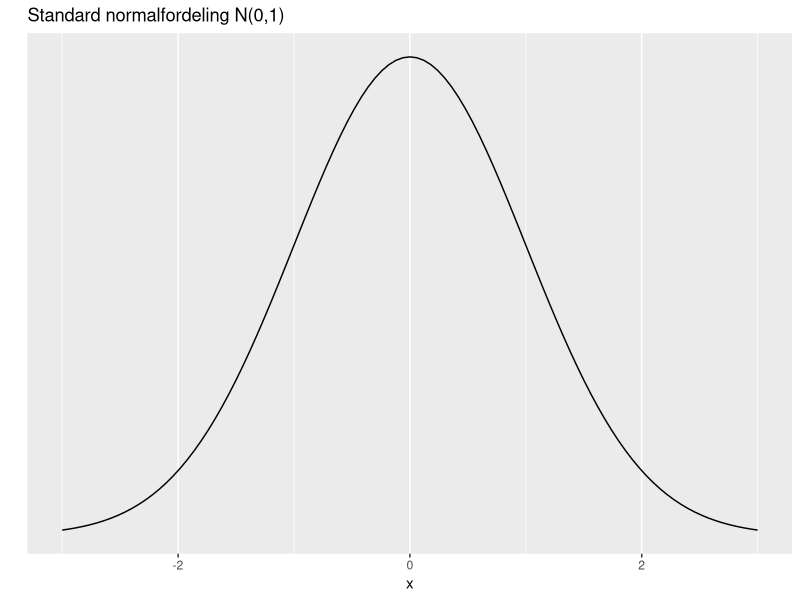
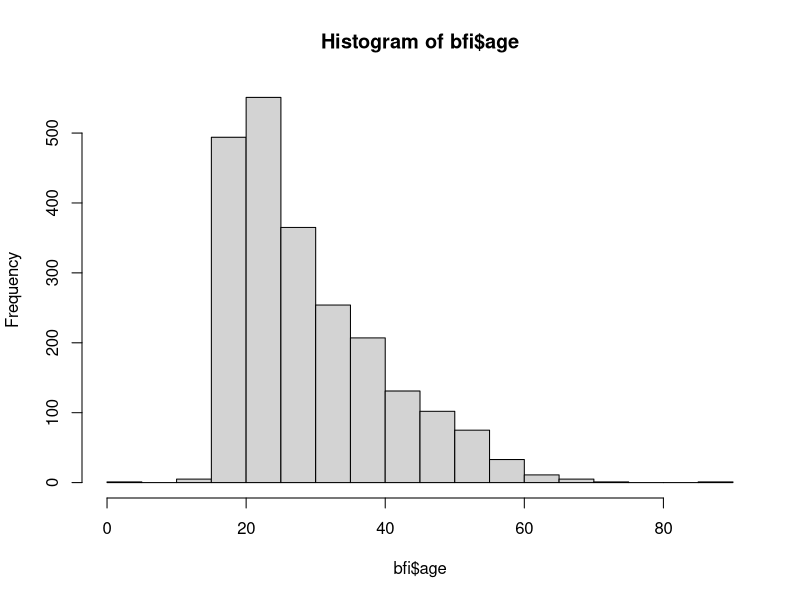
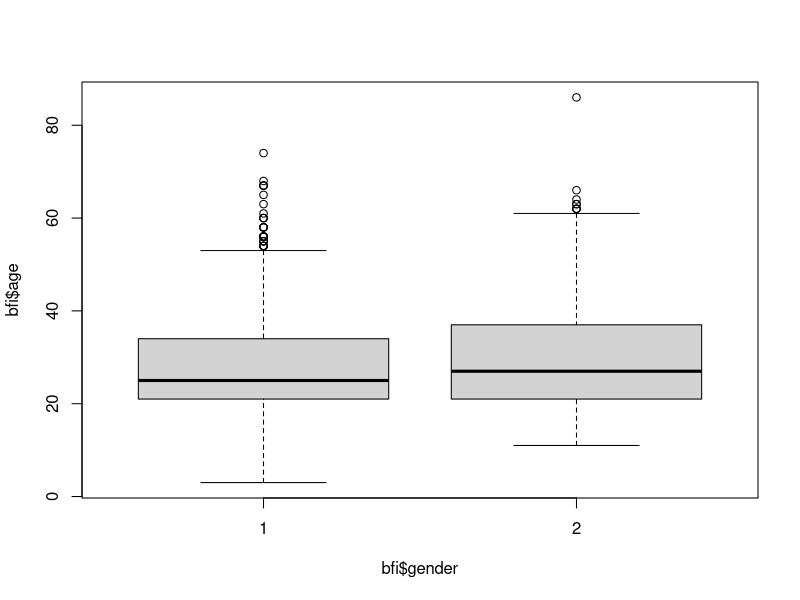
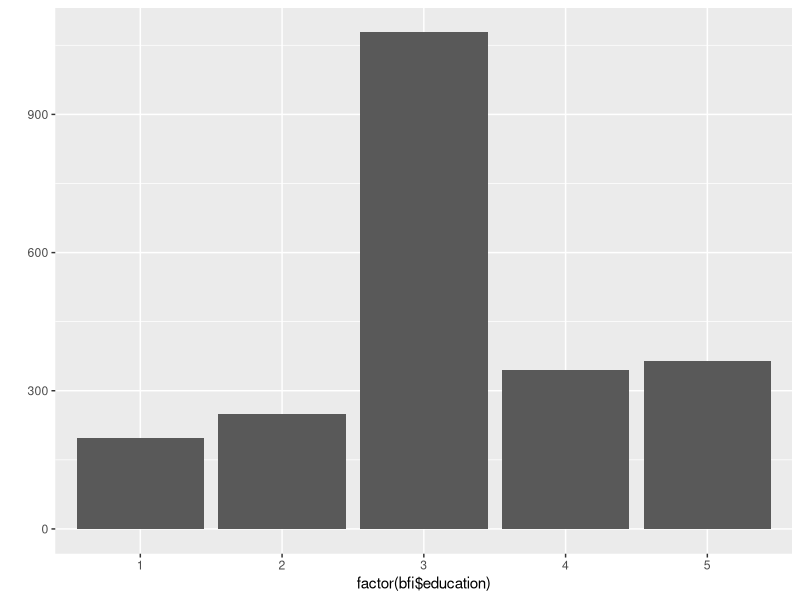
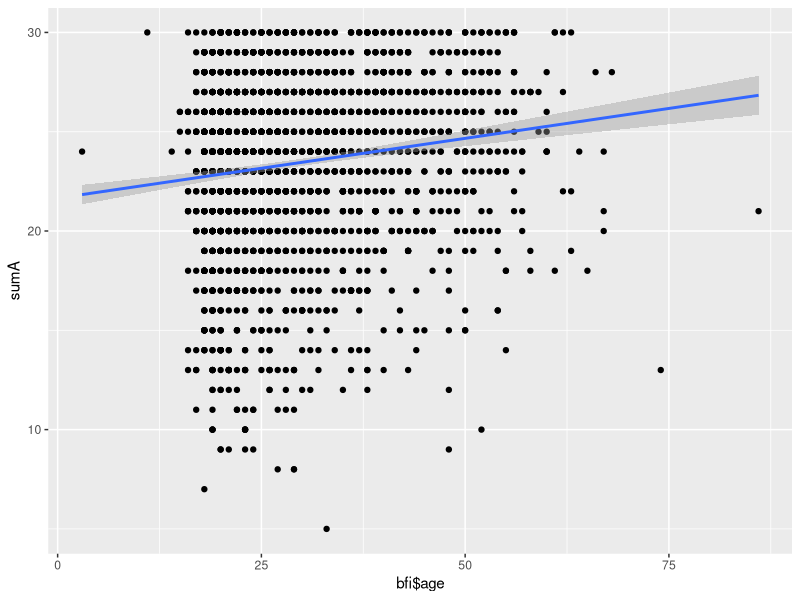

Write the R code that produced these figures, in order.
## ---- chunk 1
library(psych); data(bfi)
bfi <- bfi[complete.cases(bfi), ]#remove missing row-wise
mean(bfi$age); median(bfi$age)
sd(bfi$age); IQR(bfi$age)
## ---- chunk 2
table(bfi$gender)
## ---- chunk 3
library(tidyverse)
ggplot(data = data.frame(x = c(-3, 3)), aes(x)) +
  stat_function(fun = dnorm, n = 101, args = list(mean = 0, sd = 1)) + ylab("") +
  scale_y_continuous(breaks = NULL)+ggtitle("Standard normalfordeling N(0,1)")
## ---- chunk 4
hist(bfi$age)
## ---- chunk 5
boxplot(bfi$age~bfi$gender)
## ---- chunk 6
qplot(factor(bfi$education))+geom_bar()
## ---- chunk 7
#the older the more agreeable
sumA <- 7-bfi$A1+bfi$A2+bfi$A3+bfi$A4+bfi$A5
cor(sumA,bfi$age)
qplot(bfi$age, sumA)+geom_smooth(method="lm")
## ---- chunk 8
lm(sumA~bfi$age) %>% summary()
## ---- chunk 9
t.test(bfi$age~bfi$gender)
## ---- chunk 10
t.test(bfi$age)
## ---- chunk 11
lm(sumA~bfi$age) %>% summary()
## ---- chunk 12
sumN <- bfi$N1+bfi$N2+bfi$N3+bfi$N4+bfi$N5
lm(sumA~sumN+bfi$age+bfi$gender) %>% summary()
## ---- chunk 13
bfi$education <- factor(bfi$education)# si ifra at dette er grupper og ikke intervallskala
aov(sumA~factor(bfi$education)) %>% summary()
## ---- chunk 14
lm(sumA~bfi$education) %>% summary()
## ---- chunk 15
female <- ifelse(bfi$gender ==2, 1, 0)
glm(female ~ sumA+bfi$age, family="binomial") %>% coefficients()
## ---- chunk 16
psych::alpha(select(bfi, paste0("A", 1:5)), check.keys=T) %>% summary()
